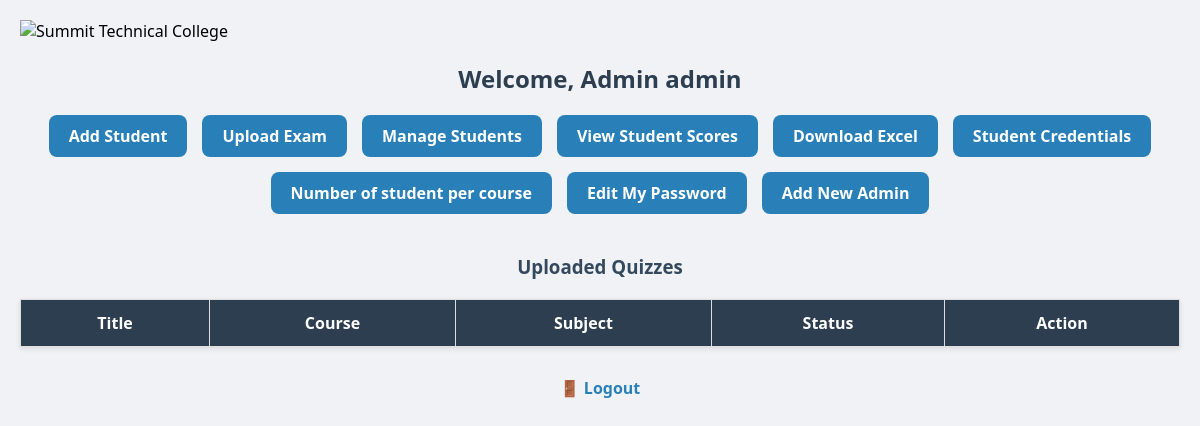
Page /admin/dashboard (signed in) on the earlier database version.
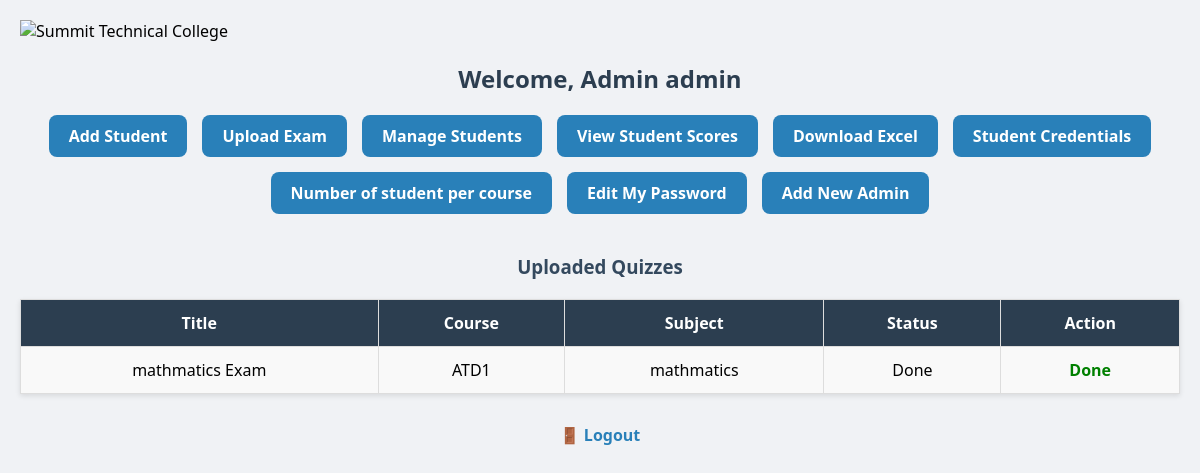
Same page on the later database version.
### models.py (models this page shows)
class Quiz(Base):
    __tablename__ = 'quizzes'
    id = Column(Integer, primary_key=True)
    title = Column(String(100), nullable=False)
    course = Column(String(100), nullable=False)
    subject = Column(String(100), nullable=False)  # Unit
    status = Column(String(50), default='Pending')  # Pending or Done
    duration = Column(Integer, default=30)  # in minutes
    upload_time = Column(DateTime, default=datetime.utcnow)
    questions = relationship('Question', cascade='all, delete-orphan', backref='quiz')
    results = relationship('Result', backref='quiz')

### app.py (the view)
@app.route('/admin/dashboard')
def admin_dashboard():
    if session.get('role') != 'admin':
        return redirect('/login')
    db = SessionLocal()
    quizzes = db.query(Quiz).order_by(Quiz.upload_time.desc()).all()
    db.close()
    return render_template('admin/dashboard.html', quizzes=quizzes)

### templates/admin/dashboard.html (shortened to what this page needs)
{% extends 'base.html' %}
{% block content %}
<img src="/static/img/logo.jpg" alt="Summit Technical College">
<h2>Welcome, Admin {{ session['username'] }}</h2>
<ul>
  <li><a href="/admin/add_student">Add Student</a></li>
  <li><a href="/upload_exam">Upload Exam</a></li>
  <li><a href="/admin/students"> Manage Students</a></li>
  <li><a href="/admin/students_scores"> View Student Scores</a></li>
  <li><a href="/admin/students_scores_horizontal_export" class="btn">Download Excel</a></li>
  <li><a href="{{ url_for('view_student_credentials') }}"> Student Credentials</a></li>
  <li><a href="/admin/student_count_by_course" class="btn">Number of student per course</a></li>
  <li><a href="/admin/edit_account" class="btn">Edit My Password</a></li>
  <li><a href="/admin/add_admin" class="btn">Add New Admin</a></li>
</ul>
<h3>Uploaded Quizzes</h3>
<table>
  <tr>
    <th>Title</th>
    <th>Course</th>
    <th>Subject</th>
    <th>Status</th>
    <th>Action</th>
  </tr>
  {% for quiz in quizzes %}
  <tr>
    <td>{{ quiz.title }}</td>
    <td>{{ quiz.course }}</td>
    <td>{{ quiz.subject }}</td>
    <td>{{ quiz.status }}</td>
    <td>
      {% if quiz.status != 'Done' %}
        <form action="/delete_quiz/{{ quiz.id }}" method="POST" onsubmit="return confirm('Are you sure you want to delete this quiz?');">
          <button type="submit">Delete</button>
        </form>
      {% else %}
        <span>Done</span>
      {% endif %}
    </td>
  </tr>
  {% endfor %}
</table>
<div class="logout">
  <a href="/logout">🚪 Logout</a>
</div>
{% endblock %}

Differences in the rows shown:
added Quiz: title "mathmatics Exam", course "ATD1", subject "mathmatics", status "Done"
